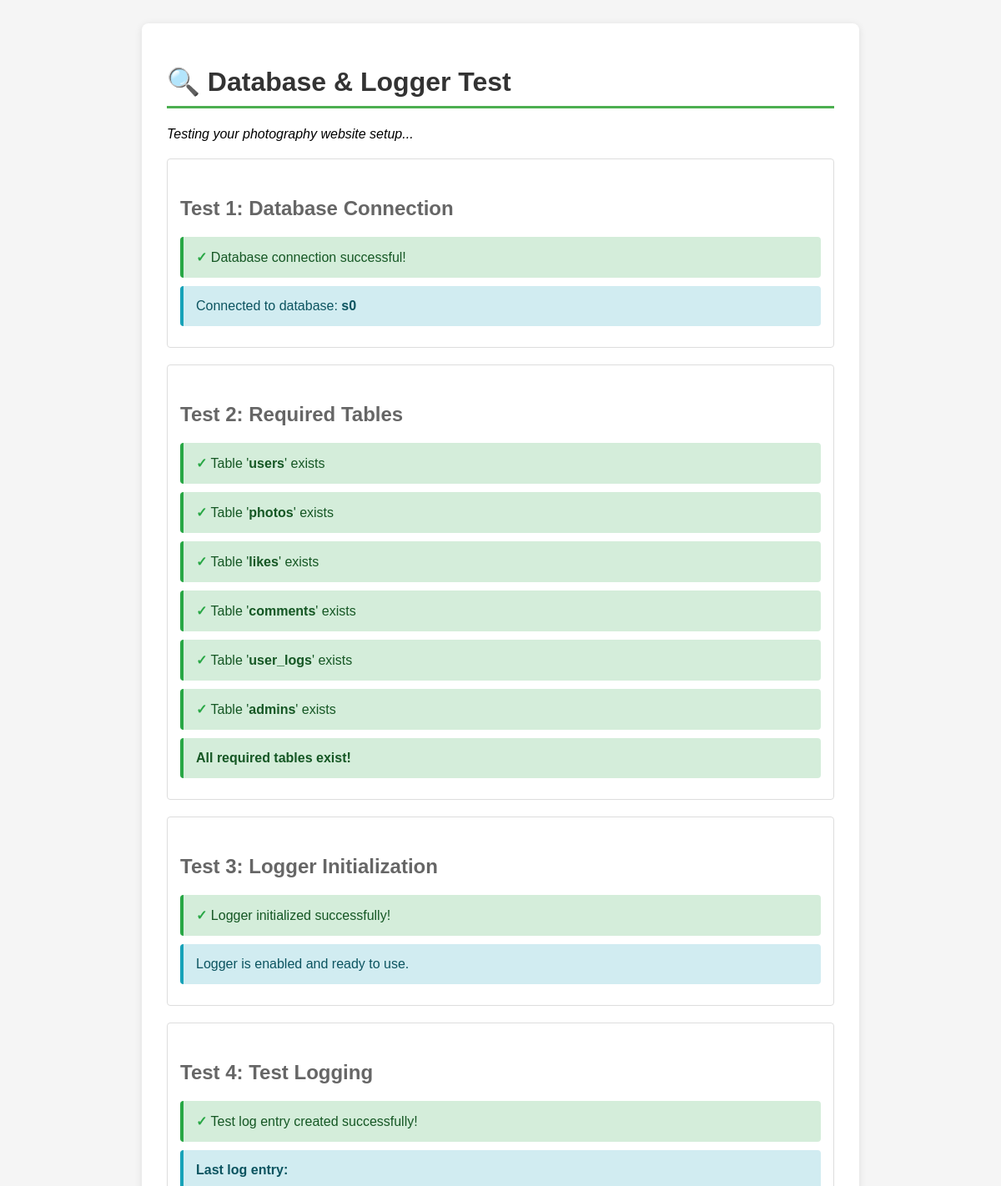
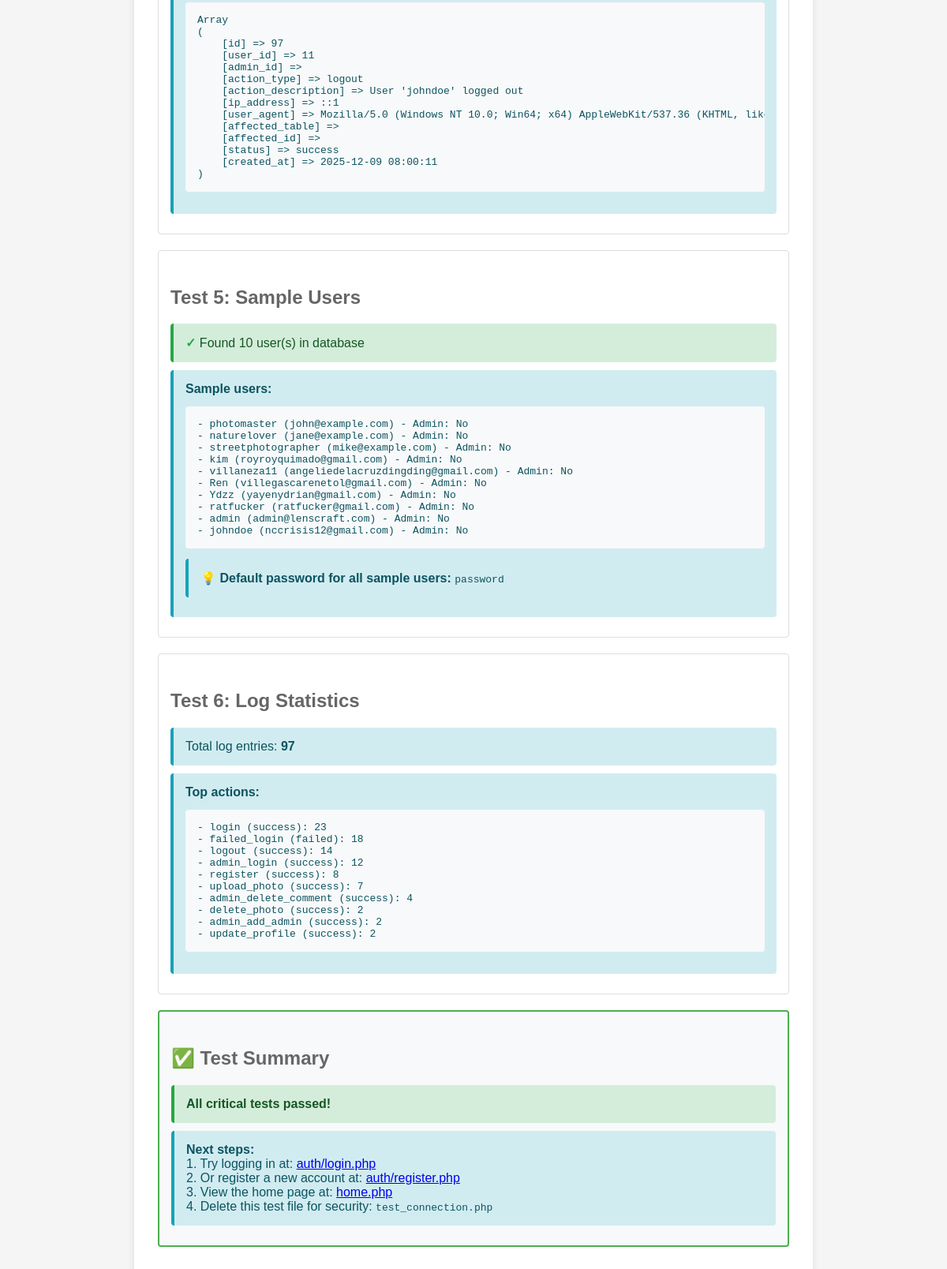
The page /test_connection.php on the database its author committed (2 pictures, top to bottom).
### tables this page shows
CREATE TABLE `users` (
  `id` int(11) NOT NULL,
  `username` varchar(50) NOT NULL,
  `email` varchar(100) NOT NULL,
  `password` varchar(255) NOT NULL,
  `bio` text DEFAULT NULL,
  `profile_picture` varchar(255) DEFAULT NULL,
  `profile_pic` varchar(255) DEFAULT NULL,
  `followers_count` int(11) DEFAULT 0,
  `following_count` int(11) DEFAULT 0,
  `photos_count` int(11) DEFAULT 0,
  `cover_photo` varchar(255) DEFAULT NULL,
  `instagram` varchar(100) DEFAULT NULL,
  `twitter` varchar(100) DEFAULT NULL,
  `facebook` varchar(100) DEFAULT NULL,
  `website` varchar(255) DEFAULT NULL,
  `is_profile_public` tinyint(1) DEFAULT 1,
  `show_email` tinyint(1) DEFAULT 0,
  `first_name` varchar(50) DEFAULT NULL,
  `last_name` varchar(50) DEFAULT NULL,
  `phone` varchar(20) DEFAULT NULL,
  `location` varchar(100) DEFAULT NULL,
  `birthday` date DEFAULT NULL,
  `address` varchar(255) DEFAULT NULL,
  `is_admin` tinyint(1) DEFAULT 0,
  `created_at` datetime DEFAULT current_timestamp(),
  `updated_at` timestamp NOT NULL DEFAULT current_timestamp() ON UPDATE current_timestamp(),
  `email_verified` tinyint(1) DEFAULT 0,
  `two_fa_enabled` tinyint(1) DEFAULT 0
);

### logger.php (called while the page is built, shortened)
<?php
class UserLogger {
    private $pdo;
    private $enabled = true;
    public function __construct($pdo = null) {
        try {
            if ($pdo === null) {
                require_once __DIR__ . '/db_connect.php';
                $this->pdo = getDBConnection();
            } else {
                $this->pdo = $pdo;
            }
            $this->checkTableExists();
        } catch (Exception $e) {
            error_log("Logger initialization error: " . $e->getMessage());
            $this->enabled = false;
        }
    }
    private function checkTableExists() {
        try {
            $stmt = $this->pdo->query("SHOW TABLES LIKE 'user_logs'");
        } catch (PDOException $e) {
            error_log("Error checking user_logs table: " . $e->getMessage());
            $this->enabled = false;
        }
    }
    public function log(
        $action_type,
        $description,
        $user_id = null,
        $admin_id = null,
        $affected_table = null,
        $affected_id = null,
        $status = self::STATUS_SUCCESS
    ) {
        try {
            $ip_address = $this->getIpAddress();
            $user_agent = $this->getUserAgent();
            $stmt = $this->pdo->prepare("
                INSERT INTO user_logs
                (user_id, admin_id, action_type, action_description, ip_address, user_agent, affected_table, affected_id, status)
                VALUES
                (:user_id, :admin_id, :action_type, :description, :ip_address, :user_agent, :affected_table, :affected_id, :status)
            ");
            $stmt->execute([
                ':user_id' => $user_id,
                ':admin_id' => $admin_id,
                ':action_type' => $action_type,
                ':description' => $description,
                ':ip_address' => $ip_address,
                ':user_agent' => $user_agent,
                ':affected_table' => $affected_table,
                ':affected_id' => $affected_id,
                ':status' => $status
            ]);
            return true;
        } catch (PDOException $e) {
            error_log("Logger error: " . $e->getMessage());
            return false;
        }
    }
    private function getIpAddress() {
        $ip = '';
        if (!empty($_SERVER['HTTP_CLIENT_IP'])) {
            $ip = $_SERVER['HTTP_CLIENT_IP'];
        } elseif (!empty($_SERVER['HTTP_X_FORWARDED_FOR'])) {
            $ip = $_SERVER['HTTP_X_FORWARDED_FOR'];
        } elseif (!empty($_SERVER['REMOTE_ADDR'])) {
            $ip = $_SERVER['REMOTE_ADDR'];
        }
        return $ip;
    }
    private function getUserAgent() {
        return isset($_SERVER['HTTP_USER_AGENT']) ? substr($_SERVER['HTTP_USER_AGENT'], 0, 500) : '';
    }
    public function isEnabled() {
        return $this->enabled;
    }
}
?>

### test_connection.php (the view, shortened to what this page needs)
<?php
echo "<!DOCTYPE html>
<html lang='en'>
<head>
    <meta charset='UTF-8'>
    <meta name='viewport' content='width=device-width, initial-scale=1.0'>
    <title>Database & Logger Test</title>
    <style>
        body { font-family: Arial, sans-serif; padding: 20px; background: #f5f5f5; }
        .container { max-width: 800px; margin: 0 auto; background: white; padding: 30px; border-radius: 8px; box-shadow: 0 2px 10px rgba(0,0,0,0.1); }
        h1 { color: #333; border-bottom: 3px solid #4CAF50; padding-bottom: 10px; }
        h2 { color: #666; margin-top: 30px; }
        .success { background: #d4edda; color: #155724; padding: 15px; border-radius: 4px; margin: 10px 0; border-left: 4px solid #28a745; }
        .error { background: #f8d7da; color: #721c24; padding: 15px; border-radius: 4px; margin: 10px 0; border-left: 4px solid #dc3545; }
        .info { background: #d1ecf1; color: #0c5460; padding: 15px; border-radius: 4px; margin: 10px 0; border-left: 4px solid #17a2b8; }
        .warning { background: #fff3cd; color: #856404; padding: 15px; border-radius: 4px; margin: 10px 0; border-left: 4px solid #ffc107; }
        pre { background: #f8f9fa; padding: 15px; border-radius: 4px; overflow-x: auto; }
        .test-item { margin: 20px 0; padding: 15px; border: 1px solid #ddd; border-radius: 4px; }
        .checkmark { color: #28a745; font-weight: bold; }
        .crossmark { color: #dc3545; font-weight: bold; }
    </style>
</head>
<body>
    <div class='container'>
        <h1>🔍 Database & Logger Test</h1>
        <p><em>Testing your photography website setup...</em></p>
";
echo "<div class='test-item'>";
echo "<h2>Test 1: Database Connection</h2>";
try {
    $pdo = getDBConnection();
    echo "<div class='success'><span class='checkmark'>✓</span> Database connection successful!</div>";
    $stmt = $pdo->query("SELECT DATABASE() as db_name");
    $result = $stmt->fetch(PDO::FETCH_ASSOC);
    echo "<div class='info'>Connected to database: <strong>{$result['db_name']}</strong></div>";
} catch (Exception $e) {
    echo "<div class='error'><span class='crossmark'>✗</span> Database connection failed: " . $e->getMessage() . "</div>";
    echo "<div class='warning'>⚠ Please check your database configuration in db_connect.php</div>";
    exit;
}
echo "</div>";
echo "<div class='test-item'>";
echo "<h2>Test 2: Required Tables</h2>";
$required_tables = ['users', 'photos', 'likes', 'comments', 'user_logs', 'admins'];
$missing_tables = [];
foreach ($required_tables as $table) {
    $stmt = $pdo->query("SHOW TABLES LIKE '$table'");
    if ($stmt->rowCount() > 0) {
        echo "<div class='success'><span class='checkmark'>✓</span> Table '<strong>$table</strong>' exists</div>";
    } else {
        echo "<div class='error'><span class='crossmark'>✗</span> Table '<strong>$table</strong>' is missing</div>";
        $missing_tables[] = $table;
    }
}
if (empty($missing_tables)) {
    echo "<div class='success'><strong>All required tables exist!</strong></div>";
} else {
    echo "<div class='error'><strong>Missing tables detected!</strong> Please import the SQL file.</div>";
}
echo "</div>";
echo "<div class='test-item'>";
echo "<h2>Test 3: Logger Initialization</h2>";
try {
    require_once 'logger.php';
    $logger = new UserLogger($pdo);
    if ($logger->isEnabled()) {
        echo "<div class='success'><span class='checkmark'>✓</span> Logger initialized successfully!</div>";
        echo "<div class='info'>Logger is enabled and ready to use.</div>";
    } else {
        echo "<div class='warning'><span class='crossmark'>!</span> Logger initialized but is disabled.</div>";
        echo "<div class='info'>This usually means the user_logs table doesn't exist or has issues.</div>";
    }
} catch (Exception $e) {
    echo "<div class='error'><span class='crossmark'>✗</span> Logger initialization failed: " . $e->getMessage() . "</div>";
}
echo "</div>";
echo "<div class='test-item'>";
echo "<h2>Test 4: Test Logging</h2>";
try {
    $test_result = $logger->log(
        UserLogger::ACTION_LOGIN,
        "Test log entry from test script",
        1,
        null,
        'users',
        1,
        UserLogger::STATUS_SUCCESS
    );
    if ($test_result) {
        echo "<div class='success'><span class='checkmark'>✓</span> Test log entry created successfully!</div>";
        $stmt = $pdo->query("SELECT * FROM user_logs ORDER BY created_at DESC LIMIT 1");
        $last_log = $stmt->fetch(PDO::FETCH_ASSOC);
        echo "<div class='info'><strong>Last log entry:</strong>";
        echo "<pre>" . print_r($last_log, true) . "</pre>";
        echo "</div>";
    } else {
        echo "<div class='warning'><span class='crossmark'>!</span> Logging returned false, but no exception was thrown.</div>";
    }
} catch (Exception $e) {
    echo "<div class='error'><span class='crossmark'>✗</span> Test logging failed: " . $e->getMessage() . "</div>";
}
echo "</div>";
echo "<div class='test-item'>";
echo "<h2>Test 5: Sample Users</h2>";
try {
    $stmt = $pdo->query("SELECT id, username, email, is_admin FROM users");
    $users = $stmt->fetchAll(PDO::FETCH_ASSOC);
    if (count($users) > 0) {
        echo "<div class='success'><span class='checkmark'>✓</span> Found " . count($users) . " user(s) in database</div>";
        echo "<div class='info'><strong>Sample users:</strong>";
        echo "<pre>";
        foreach ($users as $user) {
            echo "- {$user['username']} ({$user['email']}) - Admin: " . ($user['is_admin'] ? 'Yes' : 'No') . "\n";
        }
        echo "</pre>";
        echo "<div class='info'>💡 <strong>Default password for all sample users:</strong> <code>password</code></div>";
        echo "</div>";
    } else {
        echo "<div class='warning'><span class='crossmark'>!</span> No users found in database.</div>";
    }
} catch (Exception $e) {
    echo "<div class='error'><span class='crossmark'>✗</span> Failed to fetch users: " . $e->getMessage() . "</div>";
}
echo "</div>";
echo "<div class='test-item'>";
echo "<h2>Test 6: Log Statistics</h2>";
try {
    $stmt = $pdo->query("SELECT COUNT(*) as total FROM user_logs");
    $result = $stmt->fetch(PDO::FETCH_ASSOC);
    echo "<div class='info'>Total log entries: <strong>{$result['total']}</strong></div>";
    if ($result['total'] > 0) {
        $stmt = $pdo->query("
            SELECT action_type, COUNT(*) as count, status
            FROM user_logs
            GROUP BY action_type, status
            ORDER BY count DESC
            LIMIT 10
        ");
        $stats = $stmt->fetchAll(PDO::FETCH_ASSOC);
        echo "<div class='info'><strong>Top actions:</strong>";
        echo "<pre>";
        foreach ($stats as $stat) {
            echo "- {$stat['action_type']} ({$stat['status']}): {$stat['count']}\n";
        }
        echo "</pre></div>";
    }
} catch (Exception $e) {
    echo "<div class='error'><span class='crossmark'>✗</span> Failed to fetch log statistics: " . $e->getMessage() . "</div>";
}
echo "</div>";
echo "<div class='test-item' style='background: #f8f9fa; border: 2px solid #4CAF50;'>";
echo "<h2>✅ Test Summary</h2>";
echo "<div class='success'><strong>All critical tests passed!</strong></div>";
echo "<div class='info'>";
echo "<strong>Next steps:</strong><br>";
echo "1. Try logging in at: <a href='auth/login.php'>auth/login.php</a><br>";
echo "2. Or register a new account at: <a href='auth/register.php'>auth/register.php</a><br>";
echo "3. View the home page at: <a href='home.php'>home.php</a><br>";
echo "4. Delete this test file for security: <code>test_connection.php</code>";
echo "</div>";
echo "</div>";
echo "
    </div>
</body>
</html>";
?>

### test_connection.php (style rules this page uses)
body { font-family: Arial, sans-serif; padding: 20px; background: #f5f5f5; }
.container { max-width: 800px; margin: 0 auto; background: white; padding: 30px; border-radius: 8px; box-shadow: 0 2px 10px rgba(0,0,0,0.1); }
h1 { color: #333; border-bottom: 3px solid #4CAF50; padding-bottom: 10px; }
h2 { color: #666; margin-top: 30px; }
.success { background: #d4edda; color: #155724; padding: 15px; border-radius: 4px; margin: 10px 0; border-left: 4px solid #28a745; }
.info { background: #d1ecf1; color: #0c5460; padding: 15px; border-radius: 4px; margin: 10px 0; border-left: 4px solid #17a2b8; }
pre { background: #f8f9fa; padding: 15px; border-radius: 4px; overflow-x: auto; }
.test-item { margin: 20px 0; padding: 15px; border: 1px solid #ddd; border-radius: 4px; }
.checkmark { color: #28a745; font-weight: bold; }

### rows shown on the page
users: username "photomaster", email "john@example.com", is_admin "No"
users: username "naturelover", email "jane@example.com", is_admin "No"
users: username "streetphotographer", email "mike@example.com", is_admin "No"
users: username "kim", email "royroyquimado@gmail.com", is_admin "No"
users: username "villaneza11", email "angeliedelacruzdingding@gmail.com", is_admin "No"
users: username "Ren", email "villegascarenetol@gmail.com", is_admin "No"
users: username "Ydzz", email "yayenydrian@gmail.com", is_admin "No"
users: username "ratfucker", email "ratfucker@gmail.com", is_admin "No"
users: username "admin", email "admin@lenscraft.com", is_admin "No"
users: username "johndoe", email "nccrisis12@gmail.com", is_admin "No"

### other values the page prints
$result['db_name'] "s0"
$table "users"
$table "photos"
$table "likes"
$table "comments"
$table "user_logs"
$table "admins"
count($users) "10"
$result['total'] "97"
$stat['action_type'] "login"
$stat['status'] "success"
$stat['count'] "23"
$stat['action_type'] "failed_login"
$stat['status'] "failed"
$stat['count'] "18"
